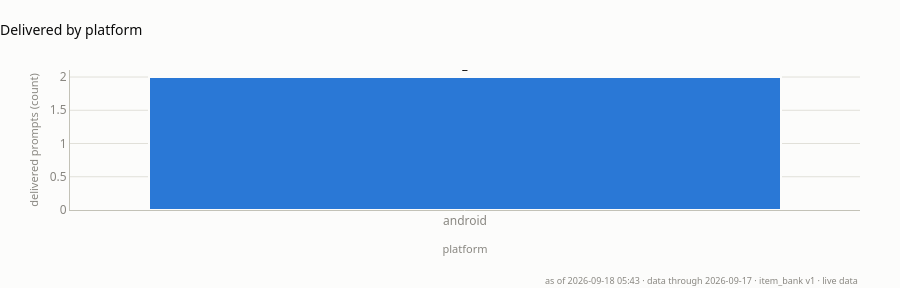

Notebook cell for this chart:
### Code cell
# Delivery split by platform. iOS and Android push behaviour diverges, and a
# platform-specific collapse is invisible in the pooled funnel above.
# 1001's 7 delivered prompts split 4 iOS / 3 Android - no asymmetry here.
splits = plot_delivery_splits(TIMELINE_USER)
splits["receipt_platform"]

### Figure 1 — Plotly figure (JSON) as saved in the notebook; plotly's stock layout.template omitted (floating-point values rounded to 4 significant figures)
{"data": [{"hovertemplate": "%{x}<br>%{y} delivered<extra></extra>", "marker": {"color": ["#2a78d6"], "line": {"color": "#fcfcfb", "width": 2}}, "showlegend": false, "text": ["2"], "textfont": {"color": "#0b0b0b", "size": 11}, "textposition": "outside", "type": "bar", "x": ["android"], "y": [2]}], "layout": {"annotations": [{"font": {"color": "#898781", "family": "system-ui, -apple-system, \"Segoe UI\", sans-serif", "size": 9}, "showarrow": false, "text": "as of 2026-09-18 05:43 · data through 2026-09-17 · item_bank v1 · live data", "x": 1, "xanchor": "right", "xref": "paper", "y": 0, "yanchor": "top", "yref": "paper", "yshift": -62}], "font": {"color": "#52514e", "family": "system-ui, -apple-system, \"Segoe UI\", sans-serif", "size": 12}, "height": 288, "hoverlabel": {"bgcolor": "#fcfcfb", "font": {"color": "#0b0b0b", "family": "system-ui, -apple-system, \"Segoe UI\", sans-serif"}}, "margin": {"b": 78, "l": 70, "r": 40, "t": 70}, "paper_bgcolor": "#fcfcfb", "plot_bgcolor": "#fcfcfb", "showlegend": false, "title": {"font": {"color": "#0b0b0b", "size": 14}, "text": "Delivered by platform", "x": 0, "xanchor": "left"}, "xaxis": {"linecolor": "#c3c2b7", "showgrid": false, "tickfont": {"color": "#898781"}, "title": {"font": {"color": "#898781", "size": 11}, "text": "platform"}, "zeroline": false}, "yaxis": {"gridcolor": "#e1e0d9", "linecolor": "#c3c2b7", "rangemode": "tozero", "showgrid": true, "tickfont": {"color": "#898781"}, "title": {"font": {"color": "#898781", "size": 11}, "text": "delivered prompts (count)"}, "zeroline": false}}}
